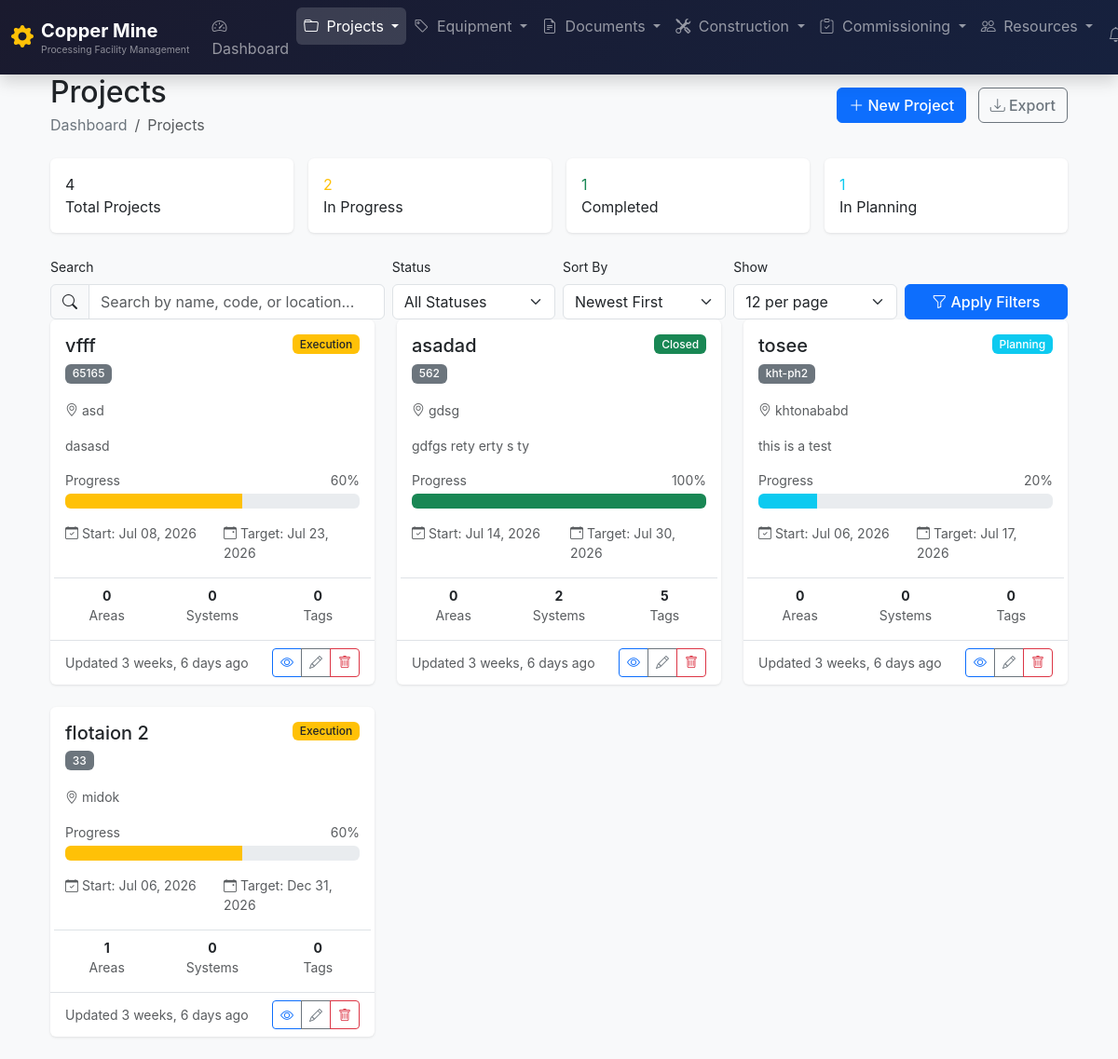
The page /core/projects/ on the database its author committed.
### core/models.py (models this page shows, shortened)
class Project(models.Model):
	class Status(models.TextChoices):
		INITIATION = 'INIT', 'Initiation'
		PLANNING = 'PLAN', 'Planning'
		EXECUTION = 'EXEC', 'Execution'
		COMMISSIONING = 'COMM', 'Commissioning'
		CLOSED = 'CLSD', 'Closed'
	name = models.CharField(max_length=255)
	code = models.CharField(max_length=50, unique=True, help_text="Short code, e.g., 'CU-PH2'")
	location = models.CharField(max_length=255)
	description = models.TextField(blank=True)
	start_date = models.DateField()
	target_completion_date = models.DateField()
	actual_completion_date = models.DateField(null=True, blank=True)
	status = models.CharField(max_length=4, choices=Status.choices, default=Status.INITIATION)
	created_at = models.DateTimeField(auto_now_add=True)
	updated_at = models.DateTimeField(auto_now=True)
	class Meta:
		ordering = ['-start_date']
		verbose_name = 'Project'
		verbose_name_plural = 'Projects'

### core/views.py (the view, shortened to what this page needs)
# urls.py: path('projects/', views.ProjectListView.as_view(), name='project-list'),
class ProjectListView(generic.ListView):
	model = Project
	template_name = 'core/project_list.html'
	context_object_name = 'projects'
	paginate_by = 12
	def get_queryset(self):
		queryset = Project.objects.annotate(
				area_count=Count('areas', distinct=True),
				system_count=Count('systems', distinct=True),
				equipment_count=Count('equipment_tags', distinct=True)
				)
		search = self.request.GET.get('search', '')
		status = self.request.GET.get('status', '')
		if status:
			queryset = queryset.filter(status=status)
		sort = self.request.GET.get('sort', '-created_at')
		allowed_sorts = ['name', '-name', 'created_at', '-created_at',
		                 'target_completion_date', '-target_completion_date']
		if sort in allowed_sorts:
			queryset = queryset.order_by(sort)
		return queryset
	def get_paginate_by(self, queryset):
		per_page = self.request.GET.get('per_page', '12')
		try:
			return int(per_page)
		except ValueError:
			return 12
	def get_context_data(self, **kwargs):
		context = super().get_context_data(**kwargs)
		queryset = Project.objects.all()
		context['total_count'] = queryset.count()
		context['in_progress_count'] = queryset.filter(status__in=['EXEC', 'COMM']).count()
		context['completed_count'] = queryset.filter(status='CLSD').count()
		context['planning_count'] = queryset.filter(status__in=['INIT', 'PLAN']).count()
		return context

### kmes/context_processors.py (called while the page is built, shortened)
def notifications_processor(request):
	context = {
			'notifications': [],
			'notifications_count': 0,
			}
	return context

### templates/core/project_list.html (shortened to what this page needs)
{% extends 'base.html' %}
{% load static %}
{% block content %}
<div class="container-fluid py-4">
  <div class="d-flex justify-content-between align-items-center mb-4">
    <div>
      <h1 class="h2 mb-1">Projects</h1>
      <nav aria-label="breadcrumb">
        <ol class="breadcrumb mb-0">
          <li class="breadcrumb-item"><a href="#">Dashboard</a></li>
          <li class="breadcrumb-item active">Projects</li>
        </ol>
      </nav>
    </div>
    <div>
      <a href="{% url 'core:project-create' %}" class="btn btn-primary">
        <i class="bi bi-plus-lg"></i> New Project
      </a>
      {% if projects %}
      <button type="button" class="btn btn-outline-secondary ms-2" data-bs-toggle="modal" data-bs-target="#exportModal">
        <i class="bi bi-download"></i> Export
      </button>
      {% endif %}
    </div>
  </div>
  {% if projects %}
  <div class="row g-3 mb-4">
    <div class="col-md-3">
      <div class="card quick-stats">
        <div class="card-body">
          <div class="stat-item">
            <div class="stat-value">{{ total_count }}</div>
            <div class="stat-label">Total Projects</div>
          </div>
        </div>
      </div>
    </div>
    <div class="col-md-3">
      <div class="card quick-stats">
        <div class="card-body">
          <div class="stat-item">
            <div class="stat-value text-warning">{{ in_progress_count }}</div>
            <div class="stat-label">In Progress</div>
          </div>
        </div>
      </div>
    </div>
    <div class="col-md-3">
      <div class="card quick-stats">
        <div class="card-body">
          <div class="stat-item">
            <div class="stat-value text-success">{{ completed_count }}</div>
            <div class="stat-label">Completed</div>
          </div>
        </div>
      </div>
    </div>
    <div class="col-md-3">
      <div class="card quick-stats">
        <div class="card-body">
          <div class="stat-item">
            <div class="stat-value text-info">{{ planning_count }}</div>
            <div class="stat-label">In Planning</div>
          </div>
        </div>
      </div>
    </div>
  </div>
  {% endif %}
  <div class="filter-section">
    <form method="get" class="row g-2 align-items-end">
      <div class="col-md-4">
        <label for="search" class="form-label small">Search</label>
        <div class="input-group">
          <span class="input-group-text"><i class="bi bi-search"></i></span>
          <input type="text"
                 name="search"
                 id="search"
                 class="form-control"
                 placeholder="Search by name, code, or location..."
                 value="{{ request.GET.search|default:'' }}">
        </div>
      </div>
      <div class="col-md-2">
        <label for="status_filter" class="form-label small">Status</label>
        <select name="status" id="status_filter" class="form-select">
          <option value="">All Statuses</option>
        </select>
      </div>
      <div class="col-md-2">
        <label for="sort_by" class="form-label small">Sort By</label>
        <select name="sort" id="sort_by" class="form-select">
          <option value="-created_at" {% if request.GET.sort == '-created_at' %}selected{% endif %}>Newest First</option>
        </select>
      </div>
      <div class="col-md-2">
        <label for="per_page" class="form-label small">Show</label>
        <select name="per_page" id="per_page" class="form-select">
          <option value="12" {% if request.GET.per_page == '12' %}selected{% endif %}>12 per page</option>
        </select>
      </div>
      <div class="col-md-2">
        <div class="d-grid gap-2">
          <button type="submit" class="btn btn-primary">
            <i class="bi bi-funnel"></i> Apply Filters
          </button>
        </div>
      </div>
    </form>
  </div>
  {% if projects %}
  <div class="row g-4">
    {% for project in projects %}
    <div class="col-xl-4 col-md-6">
      <div class="card project-card status-{{ project.status|lower }} h-100">
        <div class="card-body">
          <div class="d-flex justify-content-between align-items-start mb-3">
            <div>
              <h5 class="card-title mb-1">
              <a href="{% url 'core:project-detail' project.pk %}" class="text-decoration-none text-dark stretched-link">
                  {{ project.name }}
                </a>
              </h5>
              <span class="badge bg-secondary">{{ project.code }}</span>
            </div>
            <span class="badge status-badge
                            {% if project.status == 'INIT' %}bg-secondary
                            {% elif project.status == 'PLAN' %}bg-info
                            {% elif project.status == 'EXEC' %}bg-warning text-dark
                            {% elif project.status == 'COMM' %}bg-orange
                            {% elif project.status == 'CLSD' %}bg-success
                            {% endif %}">
                            {{ project.get_status_display }}
                        </span>
          </div>
          <div class="mb-3">
            <small class="text-muted">
              <i class="bi bi-geo-alt"></i> {{ project.location }}
            </small>
          </div>
          {% if project.description %}
          <p class="card-text text-muted small mb-3">
            {{ project.description|truncatechars:120 }}
          </p>
          {% endif %}
          <div class="mb-3">
            <div class="d-flex justify-content-between small text-muted mb-1">
              <span>Progress</span>
              <span>
                                {% if project.status == 'INIT' %}5%
                                {% elif project.status == 'PLAN' %}20%
                                {% elif project.status == 'EXEC' %}60%
                                {% elif project.status == 'COMM' %}85%
                                {% elif project.status == 'CLSD' %}100%
                                {% endif %}
                            </span>
            </div>
            <div class="progress">
              <div class="progress-bar
                                {% if project.status == 'INIT' %}bg-secondary
                                {% elif project.status == 'PLAN' %}bg-info
                                {% elif project.status == 'EXEC' %}bg-warning
                                {% elif project.status == 'COMM' %}bg-orange
                                {% elif project.status == 'CLSD' %}bg-success
                                {% endif %}"
                   role="progressbar"
                   style="width:{% if project.status == 'INIT' %}5%
                                    {% elif project.status == 'PLAN' %}20%
                                    {% elif project.status == 'EXEC' %}60%
                                    {% elif project.status == 'COMM' %}85%
                                    {% elif project.status == 'CLSD' %}100%
                                    {% endif %}"
                   aria-valuenow="
                                    {% if project.status == 'INIT' %}5
                                    {% elif project.status == 'PLAN' %}20
                                    {% elif project.status == 'EXEC' %}60
                                    {% elif project.status == 'COMM' %}85
                                    {% elif project.status == 'CLSD' %}100
                                    {% endif %}"
                   aria-valuemin="0"
                   aria-valuemax="100">
              </div>
            </div>
          </div>
          <div class="row small text-muted mb-3">
            <div class="col-6">
              <i class="bi bi-calendar-check"></i>
              Start: {{ project.start_date|date:"M d, Y" }}
            </div>
            <div class="col-6">
              <i class="bi bi-calendar-event"></i>
              Target: {{ project.target_completion_date|date:"M d, Y" }}
            </div>
          </div>
          <div class="row small border-top pt-2">
            <div class="col-4 text-center">
              <div class="fw-bold">{{ project.areas.count }}</div>
              <div class="text-muted">Areas</div>
            </div>
            <div class="col-4 text-center">
              <div class="fw-bold">{{ project.systems.count }}</div>
              <div class="text-muted">Systems</div>
            </div>
            <div class="col-4 text-center">
              <div class="fw-bold">{{ project.equipment_tags.count }}</div>
              <div class="text-muted">Tags</div>
            </div>
          </div>
        </div>
        <div class="card-footer bg-transparent border-top">
          <div class="d-flex justify-content-between align-items-center">
            <small class="text-muted">
              Updated {{ project.updated_at|timesince }} ago
            </small>
            <div class="btn-group btn-group-sm">
              <a href="#" class="btn btn-outline-primary" title="View Details">
                <i class="bi bi-eye"></i>
              </a>
              <a href="#" class="btn btn-outline-secondary" title="Edit">
                <i class="bi bi-pencil"></i>
              </a>
              <a href="#" class="btn btn-outline-danger" title="Delete">
                <i class="bi bi-trash"></i>
              </a>
            </div>
          </div>
        </div>
      </div>
    </div>
    {% endfor %}
  </div>
  {% endif %}
</div>
{% endblock %}

### templates/base.html (style rules this page uses)
body { background-color: #f5f6fa; font-family: -apple-system, BlinkMacSystemFont, 'Segoe UI', Roboto, 'Helvetica Neue', Arial, sans-serif; }
.breadcrumb { background: transparent; padding: 0; margin-bottom: 0; }
.breadcrumb-item a { color: #6c757d; text-decoration: none; }
.card { border: none; box-shadow: 0 1px 3px rgba(0,0,0,0.1); }
.btn { font-weight: 500; }
.badge { font-weight: 500; }
.form-control, .form-select { border-radius: 0.375rem; }

### rows shown on the page
Project: name "vfff", code "65165", status "Execution", location "asd", description "dasasd", shows "60%", start_date "Jul 08, 2026", target_completion_date "Jul 23, 2026", areas.count "0", systems.count "0", equipment_tags.count "0", updated_at "3 weeks, 6 days"
Project: name "asadad", code "562", status "Closed", location "gdsg", description "gdfgs rety erty s ty", shows "100%", start_date "Jul 14, 2026", target_completion_date "Jul 30, 2026", areas.count "0", systems.count "2", equipment_tags.count "5", updated_at "3 weeks, 6 days"
Project: name "tosee", code "kht-ph2", status "Planning", location "khtonababd", description "this is a test", shows "20%", start_date "Jul 06, 2026", target_completion_date "Jul 17, 2026", areas.count "0", systems.count "0", equipment_tags.count "0", updated_at "3 weeks, 6 days"
Project: name "flotaion 2", code "33", status "Execution", location "midok", shows "60%", start_date "Jul 06, 2026", target_completion_date "Dec 31, 2026", areas.count "1", systems.count "0", equipment_tags.count "0", updated_at "3 weeks, 6 days"

### other values the page prints
{{ total_count }} "4"
{{ in_progress_count }} "2"
{{ completed_count }} "1"
{{ planning_count }} "1"
